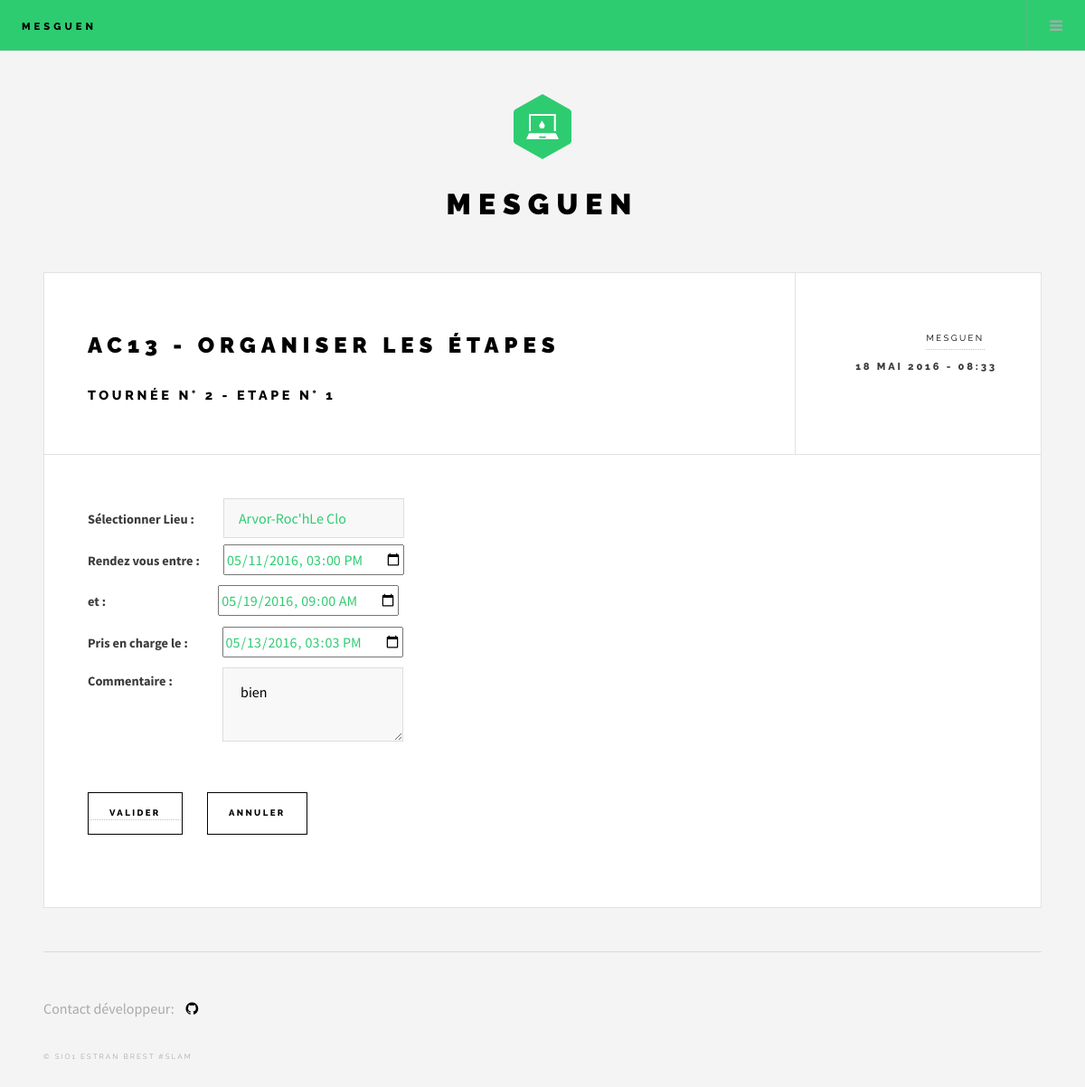
The page /ac13update.php?id=1&TRNNUM=2 on the database its author committed.
### tables this page shows
CREATE TABLE IF NOT EXISTS `etape` (
  `TRNNUM` int(11) NOT NULL,
  `ETPID` int(11) NOT NULL AUTO_INCREMENT,
  `LIEUID` int(11) NOT NULL,
  `ETPHREMIN` datetime DEFAULT NULL,
  `ETPHREMAX` datetime DEFAULT NULL,
  `ETPHREDEBUT` datetime DEFAULT NULL,
  `ETPHREFIN` datetime DEFAULT NULL,
  `ETPNBPALLIV` smallint(6) DEFAULT NULL,
  `ETPNBPALLIVEUR` smallint(6) DEFAULT NULL,
  `ETPNBPALCHARG` smallint(6) DEFAULT NULL,
  `ETPNBPALCHARGEUR` smallint(6) DEFAULT NULL,
  `ETPNBPALRECU` smallint(6) DEFAULT NULL,
  `ETPETATLIV` char(32) DEFAULT NULL,
  `ETPCOMMENTAIRE` char(32) DEFAULT NULL,
  `ETPVAL` char(32) DEFAULT NULL,
  `ETPKM` char(32) DEFAULT NULL,
  PRIMARY KEY (`TRNNUM`,`ETPID`),
  KEY `I_FK_ETAPE_TOURNEE` (`TRNNUM`),
  KEY `I_FK_ETAPE_LIEU` (`LIEUID`)
);

### AccesDonnees.php (called while the page is built, shortened)
<?php
$modeacces = "mysql";
$logsql = "all";
function executeSQL($sql) {
	global $modeacces, $connexion, $logsql;
	$uneChaine = date("j M Y - G:i:s --> ").$sql."\r\n";
	if ($modeacces=="mysql") {
		$result = mysql_query($sql)
		or die (afficheErreur($sql, mysql_error()));
	}
	return $result;
}
function ecritRequeteSQL($uneChaine) {
	$handle=fopen("requete.sql","a");
}
function tableSQL($sql) {
	global $modeacces, $connexion;
	$result = executeSQL($sql);
	$rows=array();
	if ($modeacces=="mysql") {
		while ($row = mysql_fetch_array($result, MYSQL_BOTH)) {
			array_push($rows,$row);
		}
		return $rows;
	}
}
function champSQL($sql) {
	global $modeacces, $connexion;
	$result = executeSQL($sql);
	if ($modeacces=="mysql") {
		$rows = mysql_fetch_array($result, MYSQL_NUM);
		return $rows[0];
	}
}
?>

### ac13update.php (the view, shortened to what this page needs)
<!DOCTYPE HTML>
<html>
	<head>
		<link rel="stylesheet" href="assets/css/mainVLucas.css" />
	</head>
	<body>
			<div id="wrapper">
					<header id="header">
						<h1><a href="index.php">MESGUEN</a></h1>
						<nav class="main">
							<ul>
								<li class="menu">
									<a class="fa-bars" href="#menu">Menu</a>
								</li>
							</ul>
						</nav>
					</header>
					<div id="main">
					<?php
						$TRNNUM=$_GET['TRNNUM'];
						$ETPID =$_GET['id'];
					?>
							<article class="post">
								<header>
									<div class="title">
										<h2><a href="#">AC13 - Organiser les &eacute;tapes</a></h2>
										<h3>Tourn&eacute;e n° <?php echo $TRNNUM; ?> - Etape n° <?php echo $ETPID; ?></h3>
									</div>
									<div class="meta">
										<p class="author"><span class="name">MESGUEN</span></p>
										<time class="published" datetime="2015-11-01">
											<?php
											include ('date/date_V2.0.php');
											?>
										</time>
									</div>
								</header>
									<p>
									<section>
									<form method="get" action="update/update_ac12update.php" >
										<div class="row uniform">
											<div class="6u 12u$(xsmall)">
												<div class="12u$">
												<label for="lieu">S&eacute;lectionner Lieu : <?php nbspfct(5); ?> </label>
												 <select name="lieu" id="lieu" style="color:#2ecc71" >
													<?php
														$sql = 'SELECT LIEUID, LIEUNOM, VILNOM FROM LIEU, COMMUNE WHERE LIEU.vilId = COMMUNE.VILid ORDER BY LIEUNOM ASC';
														$tableau = tableSQL($sql);
														foreach ($tableau as $ligne) {
																$lieuid=$ligne['0'];
																$lieunom=$ligne['1'];
																$villenom=$ligne['2'];
																if ($lieuid == $ETPID){
																	echo "<option selected='seleted' value= '".$lieuid."'>".$lieunom.$villenom."</option>";
																}
																else
																	echo "<option value= '".$lieuid."'>".$lieunom.$villenom."</option>";
														}
													?>
												</select>
												<br/>
												<?php
												$sql2="select `ETPHREMIN` from `etape` WHERE TRNNUM=".$TRNNUM." AND ETPID=".$ETPID;
												$ETPHREMIN=champSQL($sql2);
												?>
												<label for="calendrierRdvDebut">Rendez vous entre : <?php nbspfct(4); ?> </label>
												<input type="datetime-local" name="hreMin" id="hreMin" value="<?php echo $ETPHREMIN ?>" style="color:#2ecc71"/>
												<br/>
												<?php
												$sql3="select `ETPHREMAX` from `etape` WHERE TRNNUM=".$TRNNUM." AND ETPID=".$ETPID;
												$ETPHREMAX=champSQL($sql3);
												?>
												<label for="calendrierRdvMax">et : <?php nbspfct(21); ?></label>
												<input type="datetime-local" name="hreMax" id="hreMax" value="<?php echo $ETPHREMAX ?>" style="color:#2ecc71"/>
												<br/>
												<?php
												$sql4="select `ETPHREFIN` from `etape` WHERE TRNNUM=".$TRNNUM." AND ETPID=".$ETPID;
												$ETPHREFIN=champSQL($sql4);
												?>
												<label for="calendrierPriseEnCharge">Pris en charge le : <?php nbspfct(6); ?></label>
												<input type="datetime-local" name="etpFin" id="etpFin" value="<?php echo $ETPHREFIN ?>" style="color:#2ecc71"/>
												<br/>
												<?php
												$sql5="select `ETPCOMMENTAIRE` from `etape` WHERE TRNNUM=".$TRNNUM." AND ETPID=".$ETPID;
												$ETPCOMMENTAIRE=champSQL($sql5);
												?>
												<label for="commentaire">Commentaire : <?php nbspfct(9); ?></label>
												<textarea name="commentaire" id="commentaire" ><?php echo $ETPCOMMENTAIRE ?></textarea>
												<br /><br/>
											<div class="12u$">
												<ul class="actions">
													<li><a href="delete_ac12.php?id='.$ETPID.'"><input type="submit" value="Valider" /></a></li>
													<li><input type="reset" value="Annuler" /></li>
												</ul>
											</div>
										</div>
									</form>
								</section>
									</p>
							</article>
					</div>
					<section id="sidebar">
							<section id="intro">
								<a href="index.php" class="logo"><img src="images/Laptop-New-version.png" alt="" /></a>
								<header>
									<h2>MESGUEN</h2>
								</header>
							</section>
							<section class="blurb">
							<section id="footer">
								<ul class="icons">
									Contact d&eacute;veloppeur:
									&nbsp;&nbsp;
									<li><a href="https://github.com/ploufppe/ppe" class="fa-github"><span class="label">GitHub</span></a></li>
								</ul>
								<p class="copyright">&copy; SIO1 Estran Brest #SLAM</p>
							</section>
						</section>
					</section>
			</div>
	</body>
</html>

### rows shown on the page
etape: hreMin "05/11/2016 15:00", hreMax "05/19/2016 09:00", etpFin "05/13/2016 15:03", commentaire "bien"

### other values the page prints
$TRNNUM "2"
$ETPID "1"
form field lieu "Arvor-Roc'hLe Clo"
